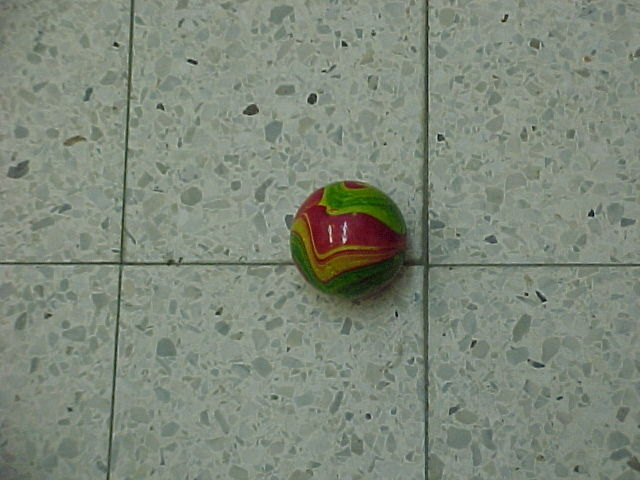
#> input picture Balls/MVC-001F.JPG, 640 x 480 px
$ jupyter execute --allow-errors code_report.ipynb
#> lines starting #> are read from the running program, lines starting #| are printed output that depends on the picture; after the words box and inside, x2 and y2 are one past the last pixel; in counts of white or black regions, pixels touching at a corner belong together
# Overall Strategy

The main idea was to make a model as simple as possible without the added complication of heavy preprocessing or postprocessing.

For training the model, I used only one image of a ball which I found using a simple OpenCV function. After this, I pasted the same ball onto background photos I took from Kaggle. I divided the ball into 2 classes: magic-ball and a fixed color circle/ball.

There are other wide-ranging possibilities to perform the task, but I chose this way because, in my understanding, it gives the fastest real-time inference (as you can see, it takes me an average of 70 ms per image) and requires minimal time for pre- and post-processing.

* Step 1 - I chose a simple image with only one magic ball and detected it using HoughCircles (OpenCV).
* Step 2 - I created a new dataset using the copy-paste augmentation.
* Step 3 - I trained a YOLOv8-nano detector to find 2 classes (0: magic ball, 1: regular ball).
* Step 4 - For inference, I used scale TTA and NMS for ensemble.
* Step 5 - For postprocessing, I converted the bounding boxes to circles.

# Datastes and requirements
* kaggle datasets download -d balraj98/stanford-background-dataset & unzip stanford-background-dataset -d stanford-background-dataset
* pip install -U ultralytics
* pip install torch==1.8.1+cu111 torchvision==0.9.1+cu111 torchaudio==0.8.1 -f https://download.pytorch.org/whl/torch_stable.html
* pip install numpy opencv-python
* pip install ensemble-boxes

[cell 1]
from IPython.display import clear_output
import torch
import cv2
import numpy as np
import albumentations as A
import cv2
from matplotlib import pyplot as plt
from PIL import Image, ImageDraw
import sys
import glob
from tqdm import tqdm
from ultralytics import YOLO
import time
from ensemble_boxes import *
import os

[cell 2]
class config:
    magic_ball_for_example = 'Balls/MVC-001F.JPG'
    random_paths = glob.glob('stanford-background-dataset/images/*.jpg')
    MAX_IMAGES = 10000

# step 1
* find the first magic ball using (medianBlur -> HoughCircles)

[cell 3]
def find_ball_with_opencv(path):
#> called with path = 'Balls/MVC-001F.JPG'
    img_rgb = cv2.imread(path)
#> img_rgb is the input picture: shape (480, 640, 3); mean B, G, R 122.3, 136.1, 126.8
    img = cv2.imread(path, cv2.IMREAD_GRAYSCALE)
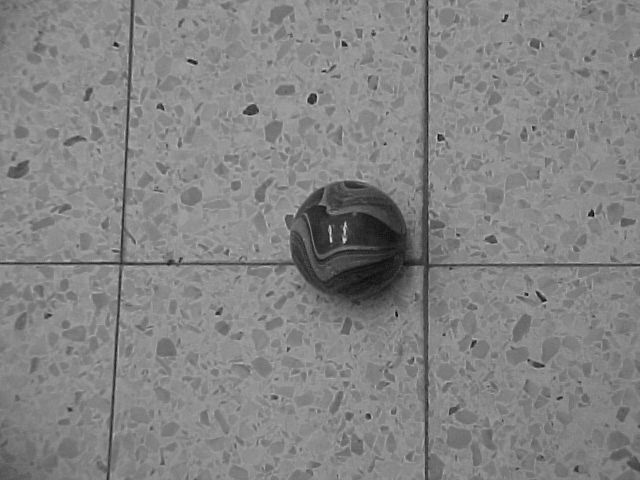
#> img: shape (480, 640); min 0, max 210, mean 131.7
    img_b = cv2.medianBlur(img,5)
    cimg = cv2.cvtColor(img_b,cv2.COLOR_GRAY2BGR)
    circles = cv2.HoughCircles(img_b,cv2.HOUGH_GRADIENT,1,300,param1=100,param2=30,minRadius=0,maxRadius=100)
#> circles = [[348.5, 238.5, 58.5]]
    circles = np.uint16(np.around(circles))
#> circles = [[348, 238, 58]]
    for c in circles[0,:]:
        cv2.circle(img_rgb,(c[0],c[1]),c[2],(0,255,0),7)
        cv2.circle(img_rgb,(c[0],c[1]),2,(0,0,255),7)
#> this loop made 1 pass
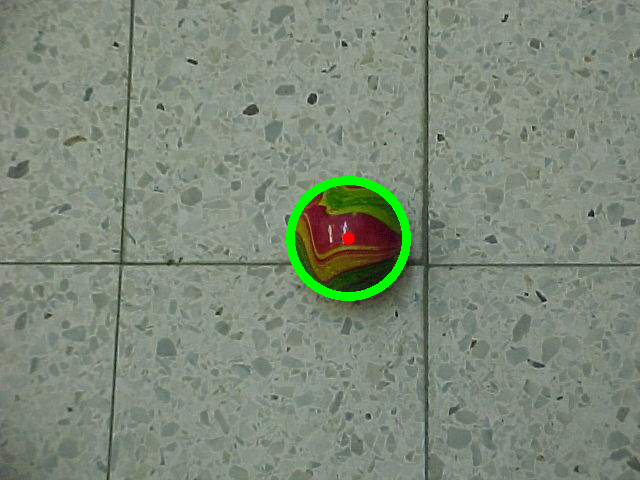
#> img_rgb: shape (480, 640, 3); 1.1% of pixels changed, all inside (x1, y1, x2, y2) = (286, 176, 411, 301)
    bbox = [c[0]-c[2],c[1]-c[2],c[0]+c[2],c[1]+c[2]]
#> bbox = [290, 180, 406, 296]
    return img_rgb,bbox

[cell 4]
img_rgb,bbox = find_ball_with_opencv(config.magic_ball_for_example)
#> bbox = [290, 180, 406, 296]
plt.imshow(img_rgb[:,:,::-1])
#> (this line was passed over: IPython is not available in this run)
plt.show()

# step 2
* Generate 10000 images with copy paste aug

#> (a cell that did not finish here is left out)

[cell 6]
def get_random_background(random_paths=config.random_paths):
    r_num = np.random.randint(len(random_paths))
    return cv2.imread(random_paths[r_num])

[cell 7]
def copy_paste(back_image,img):
    h,w,_ = back_image.shape
    img_gen,c = gen_random_magic_ball(img,transform,min_imgz=min(h,w)//10)
    new_image = np.zeros_like(back_image)
    startY = np.random.randint(h-img_gen.shape[0])
    startX = np.random.randint(w-img_gen.shape[1])
    new_image[startY:startY+img_gen.shape[0],startX:startX+img_gen.shape[1]] = img_gen.copy()
    fg = cv2.bitwise_or(back_image,back_image, mask=(1-new_image.astype(bool)).astype(np.uint8)[:,:,0])
    fg2 = cv2.bitwise_or(new_image,new_image, mask=(new_image.astype(bool)).astype(np.uint8)[:,:,0])
    return fg+fg2,[startX,startY,startX+img_gen.shape[1],startY+img_gen.shape[0],c]

[cell 8]
img_ball = cv2.imread(config.magic_ball_for_example)[:,:,::-1]
img_ball = img_ball[bbox[1]:bbox[3],bbox[0]:bbox[2]]
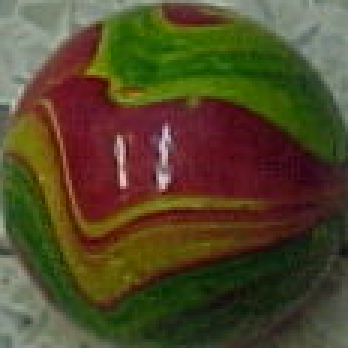
#> img_ball: shape (116, 116, 3) (shown 3 times larger); mean R, G, B 82.3, 71, 41.1
plt.imshow(img_ball)
#> (this line was passed over: IPython is not available in this run)

[cell 9]
plt.figure(figsize=[20,20])
#> (this line was passed over: IPython is not available in this run)
#> (the rest of this cell did not finish here and is left out)

#> (a cell that did not finish here is left out)

[cell 11]
all_data = glob.glob("train/*.jpg")
with open(f'train.txt', 'w+') as f:
    for row in all_data[:config.MAX_IMAGES-200]:
        f.write(row)
        f.write("\n")
with open(f'val.txt', 'w+') as f:
    for row in all_data[config.MAX_IMAGES-200:]:
        f.write(row)
        f.write("\n")

# Train Yolov8 nano

* Train data with mixup and mosaic

[cell 12]
from ultralytics import YOLO
#> (the rest of this cell did not finish here and is left out)

## Yolo results
* I trained only 6 epochs because I haven't really validated the datasets, and I try to avoid overfitting.

# Evaluation
* Using 2Xscale TTA

[cell 13]
start_time = time.time()
all_images = []
#> (the rest of this cell did not finish here and is left out)

[cell 14]
plt.figure(figsize=[20,20])
#> (this line was passed over: IPython is not available in this run)
for i,(p,im,t) in enumerate(all_images):
    plt.subplot(4,4,i+1)
    plt.imshow(im[:,:,::-1])
    plt.title(f"predict time - {round(t*1000,3)} ms")
    cv2.imwrite(p.replace("Balls","results"),im)

$ run again, with Balls/MVC-002F.JPG copied over Balls/MVC-001F.JPG
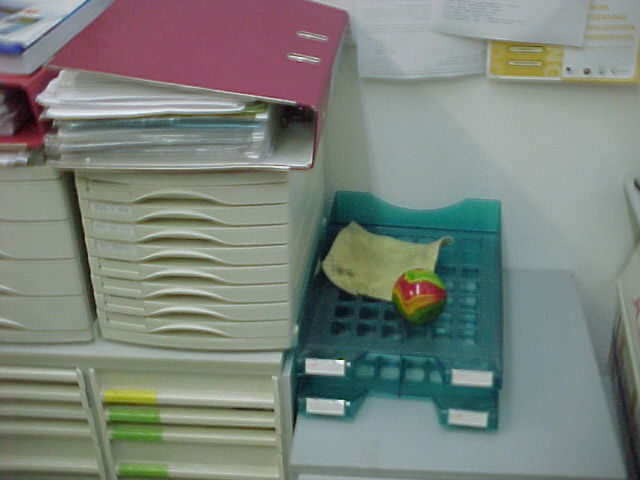
#> input picture Balls/MVC-002F.JPG, 640 x 480 px
#> in find_ball_with_opencv, img_rgb is the input picture: shape (480, 640, 3); mean B, G, R 122.9, 130.6, 122.6
#> in find_ball_with_opencv, `circles = cv2.HoughCircles(img_b,cv2.HOUGH_GRADIENT,1,300,param1=100,p..`: circles = [[176.5, 372.5, 99.4], [51.5, 89.5, 19]]
#> in find_ball_with_opencv, `circles = np.uint16(np.around(circles))`: circles = [[176, 372, 99], [52, 90, 19]]
#> the loop in find_ball_with_opencv, `for c in circles[0,:]:` made 2 passes
#> after the loop in find_ball_with_opencv, `for c in circles[0,:]:`:
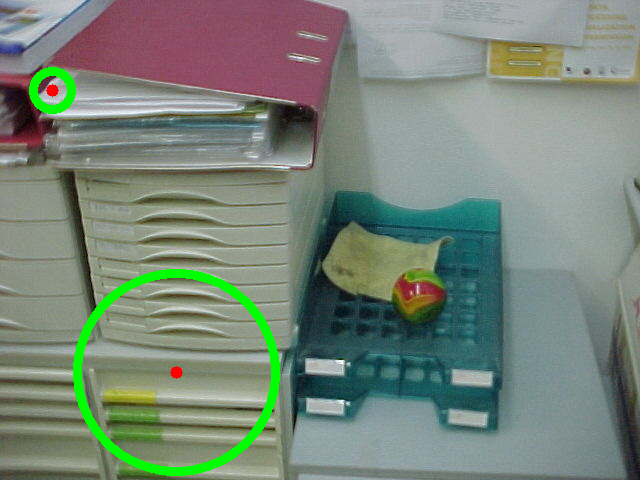
#> img_rgb: shape (480, 640, 3); 2.24% of pixels changed, all inside (x1, y1, x2, y2) = (29, 67, 280, 476)
#> in find_ball_with_opencv, `bbox = [c[0]-c[2],c[1]-c[2],c[0]+c[2],c[1]+c[2]]`: bbox = [33, 71, 71, 109]
#> `img_ball = img_ball[bbox[1]:bbox[3],bbox[0]:bbox[2]]`:
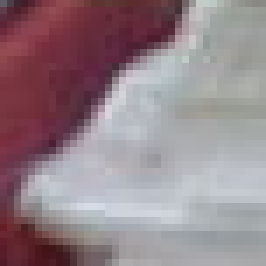
#> img_ball: shape (38, 38, 3) (shown 7 times larger); mean R, G, B 148.9, 130.8, 137.7

$ run again, with Balls/MVC-003F.JPG copied over Balls/MVC-001F.JPG
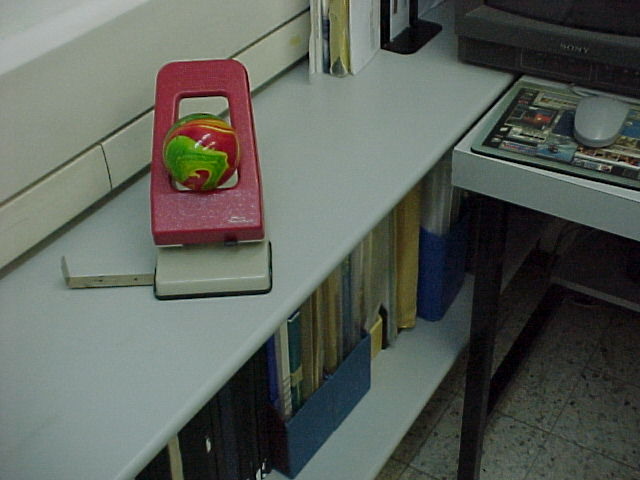
#> input picture Balls/MVC-003F.JPG, 640 x 480 px
#> in find_ball_with_opencv, img_rgb is the input picture: shape (480, 640, 3); mean B, G, R 89.8, 96.4, 91.3
#> in find_ball_with_opencv, `circles = cv2.HoughCircles(img_b,cv2.HOUGH_GRADIENT,1,300,param1=100,p..`: circles = [[592.5, 128.5, 38.6], [205.5, 159.5, 34.9]]
#> in find_ball_with_opencv, `circles = np.uint16(np.around(circles))`: circles = [[592, 128, 39], [206, 160, 35]]
#> the loop in find_ball_with_opencv, `for c in circles[0,:]:` made 2 passes
#> after the loop in find_ball_with_opencv, `for c in circles[0,:]:`:
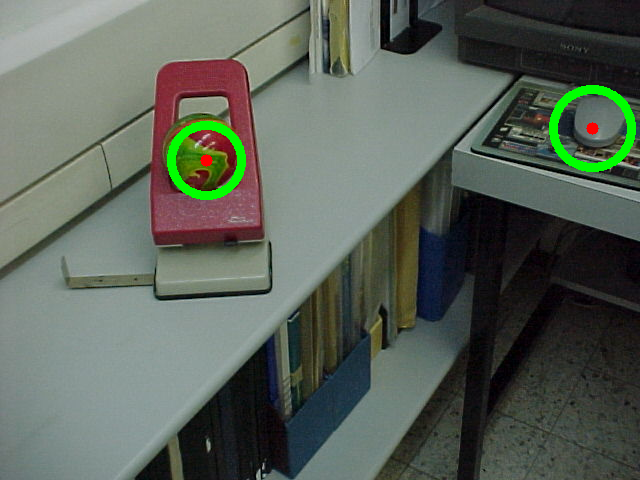
#> img_rgb: shape (480, 640, 3); 1.44% of pixels changed, all inside (x1, y1, x2, y2) = (167, 85, 636, 200)
#> in find_ball_with_opencv, `bbox = [c[0]-c[2],c[1]-c[2],c[0]+c[2],c[1]+c[2]]`: bbox = [171, 125, 241, 195]
#> `img_ball = img_ball[bbox[1]:bbox[3],bbox[0]:bbox[2]]`:
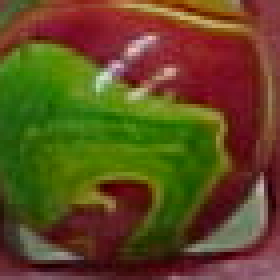
#> img_ball: shape (70, 70, 3) (shown 4 times larger); mean R, G, B 95.3, 75, 32.5

$ run again, with Balls/MVC-004F.JPG copied over Balls/MVC-001F.JPG
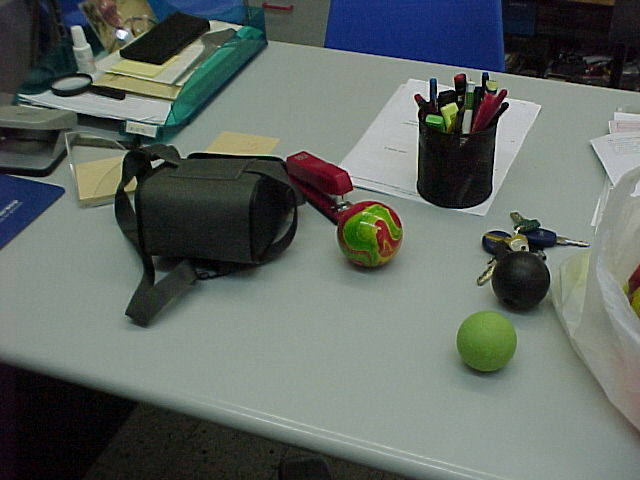
#> input picture Balls/MVC-004F.JPG, 640 x 480 px
#> in find_ball_with_opencv, img_rgb is the input picture: shape (480, 640, 3); mean B, G, R 99.1, 104.6, 96.5
#> in find_ball_with_opencv, `circles = cv2.HoughCircles(img_b,cv2.HOUGH_GRADIENT,1,300,param1=100,p..`: circles = [[167.5, 67.5, 56.4], [485.5, 341.5, 29.9]]
#> in find_ball_with_opencv, `circles = np.uint16(np.around(circles))`: circles = [[168, 68, 56], [486, 342, 30]]
#> the loop in find_ball_with_opencv, `for c in circles[0,:]:` made 2 passes
#> after the loop in find_ball_with_opencv, `for c in circles[0,:]:`:
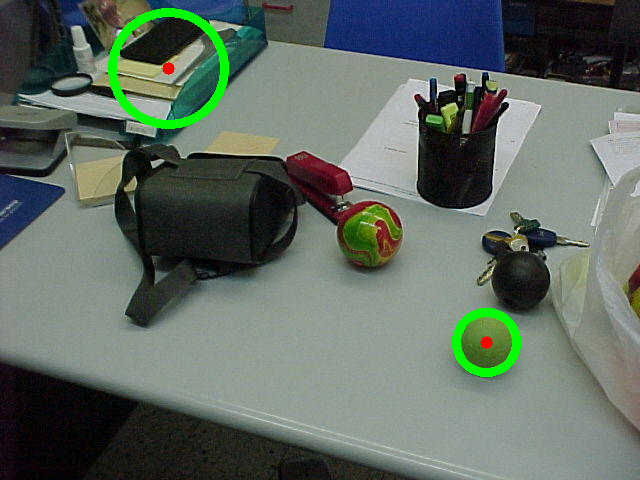
#> img_rgb: shape (480, 640, 3); 1.65% of pixels changed, all inside (x1, y1, x2, y2) = (108, 8, 521, 377)
#> in find_ball_with_opencv, `bbox = [c[0]-c[2],c[1]-c[2],c[0]+c[2],c[1]+c[2]]`: bbox = [456, 312, 516, 372]
#> `img_ball = img_ball[bbox[1]:bbox[3],bbox[0]:bbox[2]]`:
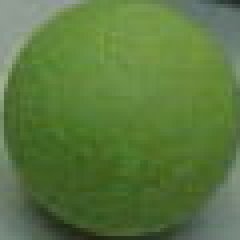
#> img_ball: shape (60, 60, 3) (shown 4 times larger); mean R, G, B 90.3, 119.9, 62.6
